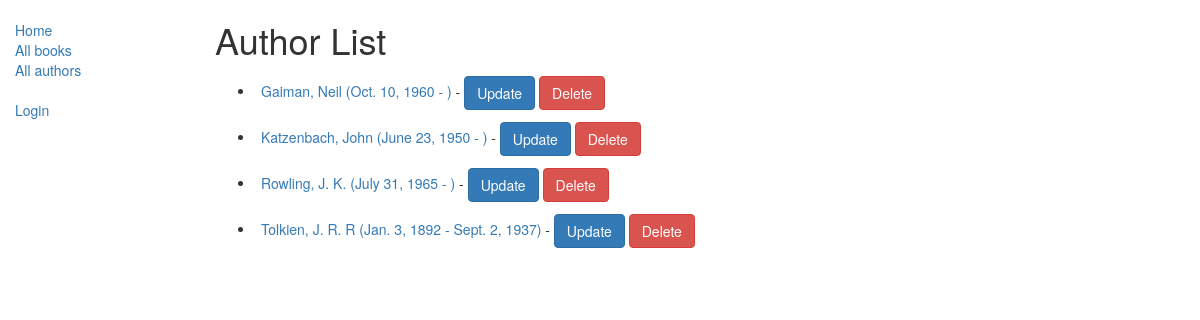
Page /catalog/authors/ on the earlier database version.
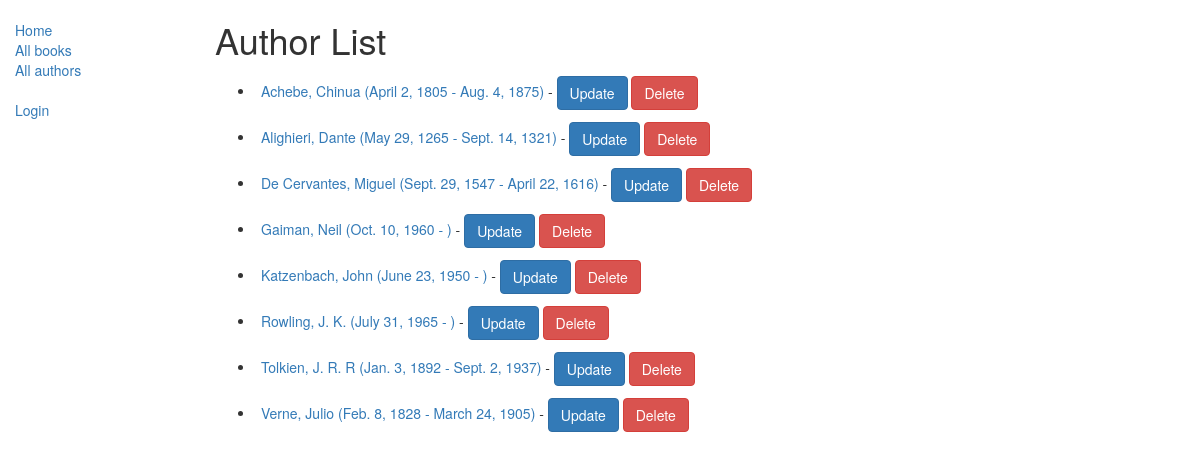
Same page on the later database version.
### catalog/models.py (models this page shows)
class Author(models.Model):
    first_name = models.CharField(max_length=100)
    last_name = models.CharField(max_length=100)
    date_of_birth = models.DateField(null=True, blank=True)
    date_of_death = models.DateField('Died', null=True, blank=True)
    def get_absolute_url(self):
        return reverse('author-detail', args=[str(self.id)])
    def __str__(self):
        return '%s, %s' % (self.last_name, self.first_name)
    class Meta:
        ordering = ['last_name']

### catalog/views.py (the view)
class AuthorListView(generic.ListView):
    model = Author

### catalog/templates/catalog/author_list.html
{% extends "base_generic.html" %}
{% block content %}
<h1>Author List</h1>
{% if author_list %}
<ul>
    {% for author in author_list %}
    <li class="author-list">
        <a href="{{ author.get_absolute_url }}">
            {{ author }} ({{author.date_of_birth}} - {% if author.date_of_death %}{{author.date_of_death}}{% endif %})
        </a>
        -
        <a class="btn btn-primary" href="{% url 'author_update' author.pk %}">Update</a>
        <a class="btn btn-danger" href="{% url 'author_delete' author.pk %}">Delete</a>
    </li>
    {% endfor %}
</ul>
{% else %}
<p>There are no authors available.</p>
{% endif %}
{% endblock %}

### catalog/templates/base_generic.html (shortened to what this page needs)
<!DOCTYPE html>
<html lang="en">
<head>
    <link rel="stylesheet" href="https://maxcdn.bootstrapcdn.com/bootstrap/3.3.7/css/bootstrap.min.css">
    {% load static %}
    <link rel="stylesheet" href="{% static 'css/styles.css' %}">
</head>
<body>
    <div class="container-fluid">
        <div class="row">
            <div class="col-sm-2">
                {% block sidebar %}
                <ul class="sidebar-nav">
                    <li><a href="{% url 'index' %}">Home</a></li>
                    <li><a href="{% url 'books' %}">All books</a></li>
                    <li><a href="{% url 'authors' %}">All authors</a></li>
                </ul>
                <ul class="sidebar-nav">
                    {% if user.is_authenticated %}
                    <li>User: {{ user.get_username }}</li>
                    <li><a href="{% url 'my-borrowed' %}">My Borrowed</a></li>
                    <!--?next=requestpath nos devuelve a la pagina actual donde inciamos
                    la operacion-->
                    <li><a href="{% url 'logout'%}?next={{request.path}}">Logout</a></li>
                    {% else %}
                    <li><a href="{% url 'login'%}?next={{request.path}}">Login</a></li>
                    {% endif %}
                </ul>
                {% endblock %}
            </div>
            <div class="col-sm-10 ">
                {% block content %}
                {% endblock %}
            </div>
        </div>
    </div>
</body>
</html>

### catalog/static/css/styles.css (style rules this page uses)
.sidebar-nav { margin-top: 20px; padding: 0; list-style: none; }
.author-list, .book-list { padding:6px; }

Differences in the rows shown:
added Author: last_name+first_name "Achebe, Chinua", date_of_birth "April 2, 1805", date_of_death "Aug. 4, 1875"
added Author: last_name+first_name "Alighieri, Dante", date_of_birth "May 29, 1265", date_of_death "Sept. 14, 1321"
added Author: last_name+first_name "De Cervantes, Miguel", date_of_birth "Sept. 29, 1547", date_of_death "April 22, 1616"
added Author: last_name+first_name "Verne, Julio", date_of_birth "Feb. 8, 1828", date_of_death "March 24, 1905"
